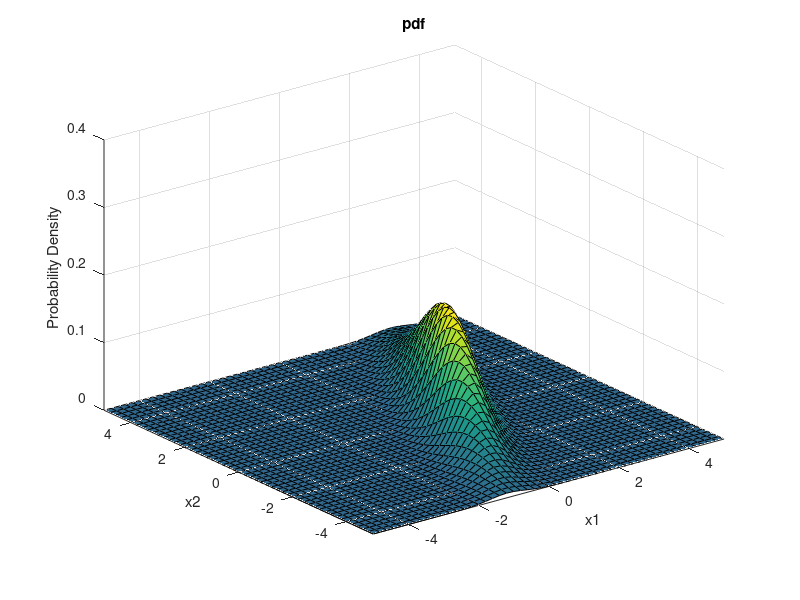
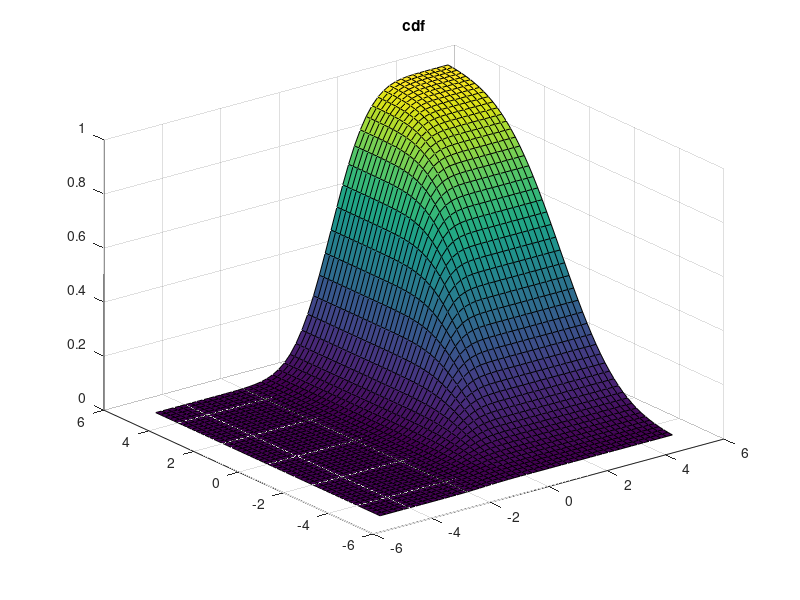

These charts were generated, in order, by the following MATLAB code:
%% Bivariate Normal Distribution pdf
% Compute and plot the pdf of a bivariate normal distribution with parameters mu = [0 0] and Sigma = [0.25 0.3; 0.3 1].
% Define the parameters mu and Sigma.
mu = [1 0];
Sigma = [1, 1.732; 1.732, 4];
% Create a grid of evenly spaced points in two-dimensional space.
x1 = -5:0.2:5;
x2 = -5:0.2:5;
[X1,X2] = meshgrid(x1,x2);
X = [X1(:) X2(:)];
% Evaluate the pdf of the normal distribution at the grid points.
y = mvnpdf(X,mu,Sigma);
y = reshape(y,length(x2),length(x1));

% Plot the pdf values.
figure
surf(x1,x2,y)
caxis([min(y(:))-0.5*range(y(:)),max(y(:))])
axis([-5 5 -5 5 0 0.4])
xlabel('x1')
ylabel('x2')
zlabel('Probability Density')
title('pdf')
% Copyright 2015 The MathWorks, Inc.

% Calculate CDF
p = mvncdf(X,mu,Sigma);
figure
Z = reshape(p,51,51);
surf(X1,X2,Z)
title('cdf')